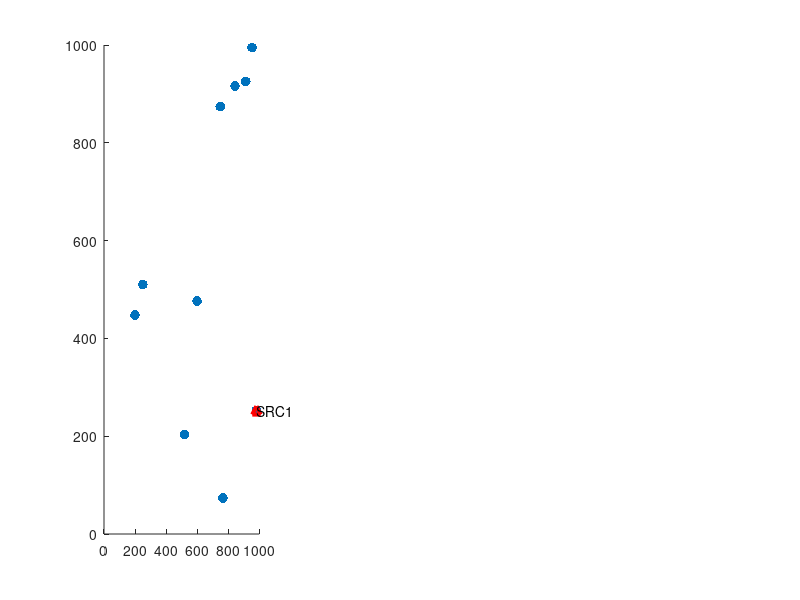

This chart was generated by the following MATLAB code: (Note: this script raises an error after producing the figure.)
clc;
clear all;


prompt = {'Number of nodes:', 'Network length:', 'Network width:', 'Number of obstacles:', 'Number of source-destination pairs:', 'Number of iterations:'};
dlgtitle = 'User Input';
dims = [1 50];
definput = {'10', '1000', '1000', '5', '3', '10'};
user_input = inputdlg(prompt, dlgtitle, dims, definput);

no_nodes = str2double(user_input{1});
net_length = str2double(user_input{2});
net_width = str2double(user_input{3});
num_obstacles = str2double(user_input{4});
num_pairs = str2double(user_input{5});
num_iterations = str2double(user_input{6});


x_loc = net_length * rand(1, no_nodes);
y_loc = net_width * rand(1, no_nodes);

% Number of obstacles
num_obstacles = 5;


obstacle_x = net_length * rand(1, num_obstacles);
obstacle_y = net_width * rand(1, num_obstacles);

% Number of source-destination pairs
num_pairs = 3;


sources = round(no_nodes * rand(1, num_pairs));
destinations = round(no_nodes * rand(1, num_pairs));


while any(sources == destinations)
    destinations = round(no_nodes * rand(1, num_pairs));
end

% Number of iterations for dynamic movement
num_iterations = 10;

% Initial energy level
initial_energy_level = 100 * ones(1, no_nodes); 

% Initial communication range
initial_communication_range = 50;


communication_energy_rate = 1;
movement_energy_rate = 0.5;

% Generate random nodes
for iter = 1:num_iterations
    x_loc = x_loc + 10 * randn(1, no_nodes);  
    y_loc = y_loc + 10 * randn(1, no_nodes);  
    
   
    for pair = 1:num_pairs
        node_distances{pair} = sqrt((x_loc - x_loc(sources(pair))).^2 + (y_loc - y_loc(sources(pair))).^2);
    end
    
    % Adaptive communication range based on distance for each pair
    for pair = 1:num_pairs
        communication_range{pair} = initial_communication_range - 0.2 * node_distances{pair};
        communication_range{pair}(communication_range{pair} < 5) = 5;  % Minimum communication range
    end
    
    % Plot nodes with adaptive communication range for each pair
    figure;
    for pair = 1:num_pairs
        subplot(1, num_pairs, pair);
        scatter(x_loc, y_loc, 50, 'filled', 'Marker', 'o');  
        hold on;
        
        % Highlight source and destination nodes for each pair
        plot(x_loc(sources(pair)), y_loc(sources(pair)), 'r^', 'LineWidth', 3);
        text(x_loc(sources(pair)), y_loc(sources(pair)), ['SRC' num2str(pair)]);
        plot(x_loc(destinations(pair)), y_loc(destinations(pair)), 'm^', 'LineWidth', 3);
        text(x_loc(destinations(pair)), y_loc(destinations(pair)), ['DEST' num2str(pair)]);
        
        % Add obstacles to the plot
        scatter(obstacle_x, obstacle_y, 'k', 'filled', 'Marker', 's');
        
        xlabel('Network length');
        ylabel('Network Width');
        grid on;
        title(['Pair ' num2str(pair)]);
    end
    
    % Simulate energy consumption during communication and movement
    for pair = 1:num_pairs
        for i = 1:no_nodes
            % Check for obstacles
            obstacle_distances = sqrt((x_loc(i) - obstacle_x).^2 + (y_loc(i) - obstacle_y).^2);
            if any(obstacle_distances < 20)  % Assume a minimum distance from obstacles
                
                x_loc(i) = x_loc(i) - 5;  % Move 5 units in the opposite direction
                y_loc(i) = y_loc(i) - 5;
            end
            
            % Energy consumption for communication
            energy_consumed_communication = communication_energy_rate * communication_range{pair}(i);
            initial_energy_level(i) = initial_energy_level(i) - energy_consumed_communication;
            
            % Energy consumption for movement
            energy_consumed_movement = movement_energy_rate * norm([10, 10]);  % Assuming a fixed movement distance
            initial_energy_level(i) = initial_energy_level(i) - energy_consumed_movement;
        end
    end
    
    
    nodes_low_energy = find(initial_energy_level < 20);
    if ~isempty(nodes_low_energy)
        disp(['Nodes with low energy: ' num2str(nodes_low_energy)]);
        
    end
    
    % Pause for visualization
    pause(0.5);
end







